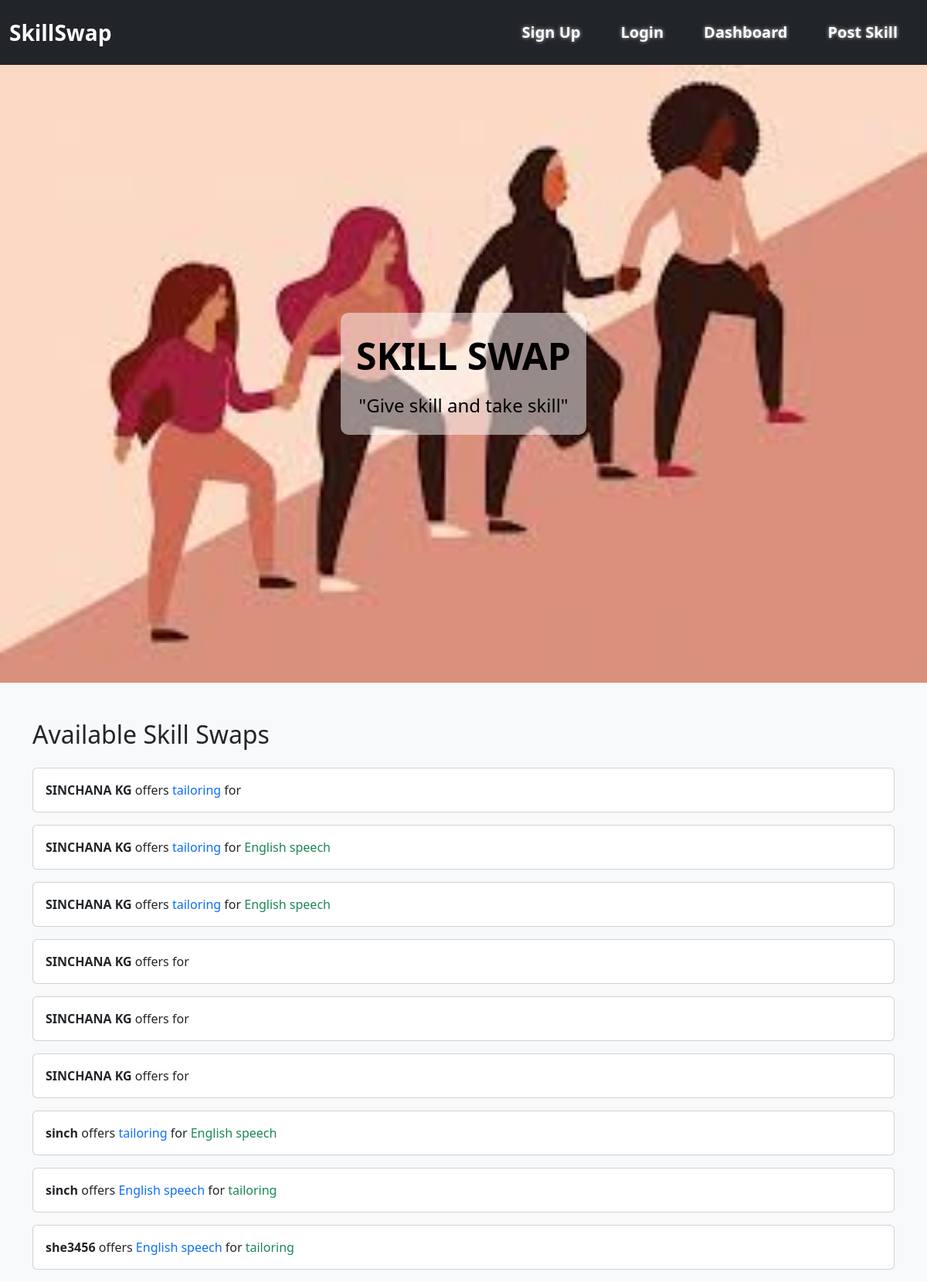
The page / on the database its author committed.
### exchange/models.py (models this page shows, shortened)
class Skill(models.Model):
    user = models.ForeignKey(User, on_delete=models.CASCADE)
    skill_offered = models.CharField(max_length=100)
    skill_needed = models.CharField(max_length=100)
    description = models.TextField()

### exchange/views.py (the view)
# urls.py: path('', views.home, name='home'),
def home(request):
    skills = Skill.objects.all()
    return render(request, 'exchange/home.html', {'skills': skills})

### exchange/templates/exchange/home.html (shortened to what this page needs)
{% load static %}
<!DOCTYPE html>
<html lang="en">
<head>
    <link rel="stylesheet" href="https://cdn.jsdelivr.net/npm/bootstrap@5.3.0/dist/css/bootstrap.min.css">
</head>
<body>
<nav class="navbar navbar-expand-lg navbar-dark bg-dark py-3">
    <div class="container-fluid">
        <a class="navbar-brand fs-3 fw-bold" href="#">SkillSwap</a>
        <div class="collapse navbar-collapse justify-content-end">
            <ul class="navbar-nav">
                <li class="nav-item">
                    <a class="nav-link px-3" href="{% url 'signup' %}">Sign Up</a>
                </li>
                <li class="nav-item">
                    <a class="nav-link px-3" href="{% url 'login' %}">Login</a>
                </li>
                <li class="nav-item">
                    <a class="nav-link px-3" href="{% url 'dashboard' %}">Dashboard</a>
                </li>
                <li class="nav-item">
                    <a class="nav-link px-3" href="{% url 'post_skill' %}">Post Skill</a>
                </li>
            </ul>
        </div>
    </div>
</nav>
<div class="hero">
    <img src="{% static 'images/women.jpg' %}" alt="Women Empowerment Banner">
    <div class="hero-text">
        SKILL SWAP
        <small>"Give skill and take skill"</small>
    </div>
</div>
<div class="container mt-5">
    <h2 class="mb-4">Available Skill Swaps</h2>
    {% for skill in skills %}
        <div class="card mb-3">
            <div class="card-body">
                <strong>{{ skill.user.username }}</strong> offers
                <span class="text-primary">{{ skill.skill_offered }}</span> for
                <span class="text-success">{{ skill.skill_needed }}</span>
            </div>
        </div>
    {% empty %}
        <p>No skills posted yet.</p>
    {% endfor %}
</div>
</body>
</html>

### exchange/templates/exchange/home.html (style rules this page uses)
body { background-color: #f8f9fa; }
.hero { position: relative; width: 100%; height: 100vh; overflow: hidden; }
.hero img { width: 100%; height: 100%; object-fit: cover; }
.hero-text { position: absolute; top: 50%; left: 50%; transform: translate(-50%, -50%); color: black; font-size: 3rem; font-weight: bold; text-align: center; background-color: rgba(255, 255, 255, 0.5); padding: 20px; border-radius: 10px; }
.hero-text small { font-size: 1.5rem; display: block; margin-top: 10px; font-weight: normal; }
.navbar-nav .nav-link { font-size: 1.25rem; font-weight: 700; color: #ffffff !important; text-shadow: 0 0 5px rgba(255,255,255,0.7); transition: color 0.3s ease; }
.nav-link { margin: 0 10px; }

### rows shown on the page
Skill: user.username "SINCHANA KG", skill_offered "tailoring"
Skill: user.username "SINCHANA KG", skill_offered "tailoring", skill_needed "English speech"
Skill: user.username "SINCHANA KG", skill_offered "tailoring", skill_needed "English speech"
Skill: user.username "SINCHANA KG"
Skill: user.username "SINCHANA KG"
Skill: user.username "SINCHANA KG"
Skill: user.username "sinch", skill_offered "tailoring", skill_needed "English speech"
Skill: user.username "sinch", skill_offered "English speech", skill_needed "tailoring"
Skill: user.username "she3456", skill_offered "English speech", skill_needed "tailoring"
